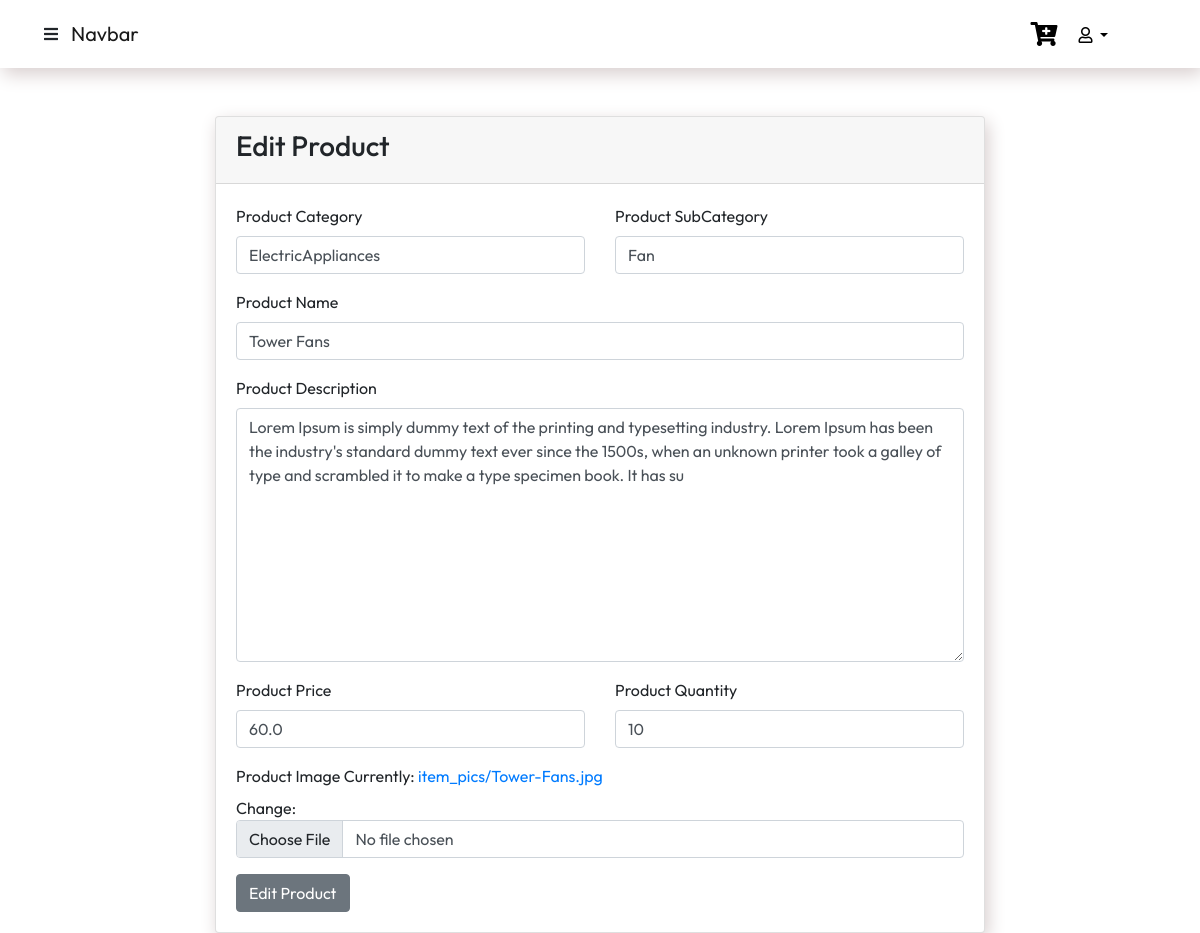
The page /users/update-product/11 (signed in) on the database as committed earlier.
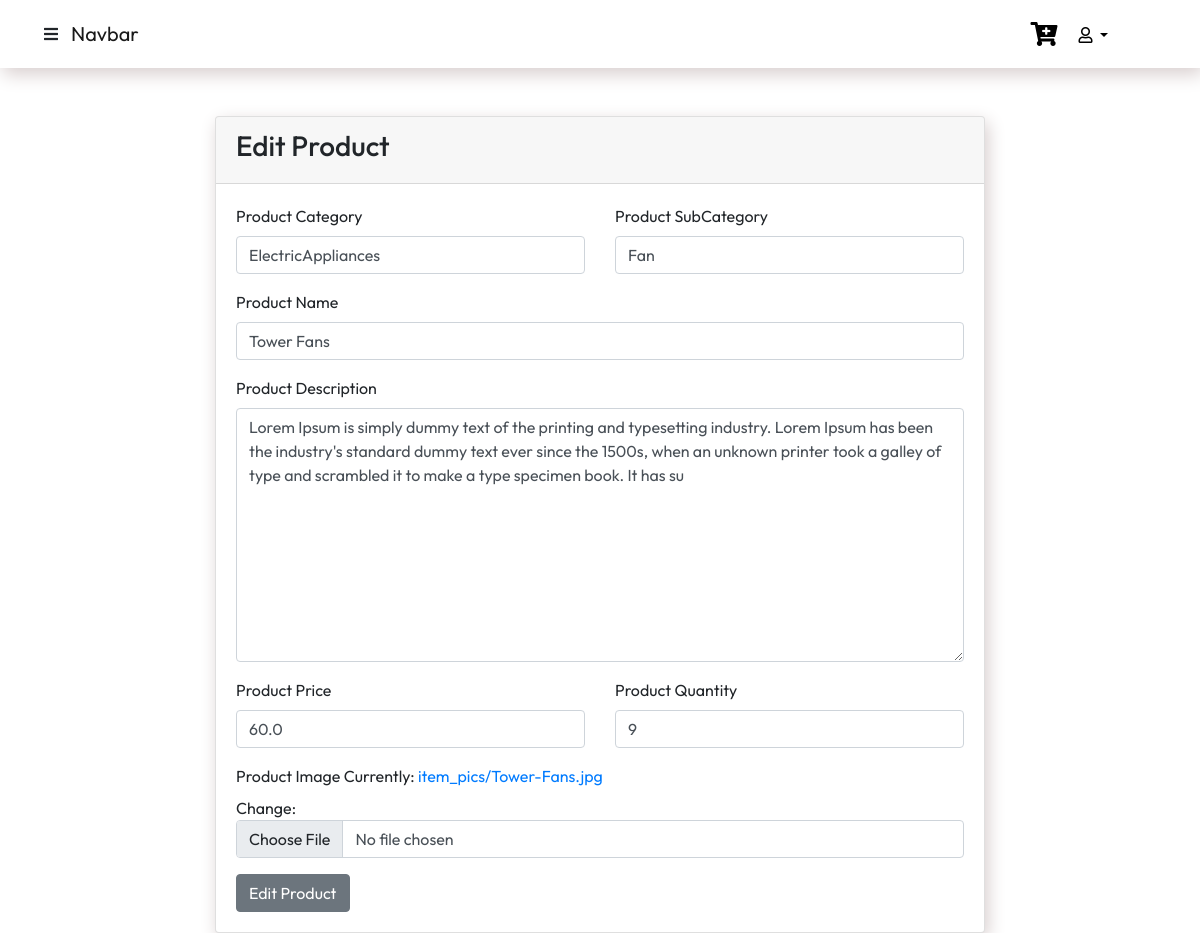
The same page on the database as committed later.
### products/models.py (models this page shows, shortened)
class Product(models.Model):
    prod_cat = models.ForeignKey(Category, null=True, blank=True, on_delete=models.CASCADE)
    prod_sub = models.ForeignKey(Sub_Category, null=True, blank=True, on_delete=models.CASCADE)
    product_name = models.CharField(max_length=255, null=True, blank=True)
    product_desc = models.TextField(max_length=255, null=True, blank=True)
    prod_img = models.ImageField(upload_to="item_pics", default="nothing.jpg")
    product_price = models.FloatField(max_length=255, null=True, blank=True)
    product_quantity = models.IntegerField(null=True, blank=True)
    timePeriod = models.IntegerField(null=True,default=1)

### products/views.py (the view)
# urls.py: path('update-product/<int:pk>',views.UpdateProduct.as_view(), name="update-product"),
class UpdateProduct(LoginRequiredMixin,UserPassesTestMixin,SuccessMessageMixin,UpdateView):
    model = Product
    template_name = 'product/product_form.html'
    form_class = ProductForm
    success_url = reverse_lazy('products:product-list-template')
    success_message = 'Product Updated Successfully'
    def test_func(self):
        if self.request.user.user_role == "Admin":
            return True
        return False

### products/forms.py
class ProductForm(ModelForm):
    class Meta:
        model = models.Product
        exclude = ["timePeriod"]

### products/models.py (called while the page is built)
    def __str__(self):
        return self.cat_name

    def __str__(self):
        return self.sub_category

### products/templates/product/product_form.html (shortened to what this page needs)
{% extends 'base.html' %} {% block body %}
<div class="row">
    <div class="col-lg-8 mx-auto">
        <div class="card prod-card">
            <div class="card-header">
                {% if form.instance.pk %}
                <h3>Edit Product</h3>
                {% else %}
                <h3>Add Product</h3> {% endif %}
            </div>
            <div class="card-body">
                <form method="post">
                    <div class="form-group">
                        <div class="row">
                            <div class="col-lg-6">
                                <label for="category">Product Category</label> {{form.prod_cat}}
                            </div>
                            <div class="col-lg-6">
                                <label for="subcategory">Product SubCategory</label> {{form.prod_sub}}
                            </div>
                        </div>
                    </div>
                    <div class="form-group">
                        <label for="name">Product Name</label> {{form.product_name}}
                    </div>
                    <div class="form-group">
                        <label for="desc">Product Description</label> {{form.product_desc}}
                    </div>
                    <div class="form-group">
                        <div class="row">
                            <div class="col-lg-6">
                                <label for="price">Product Price</label> {{form.product_price}}
                            </div>
                            <div class="col-lg-6">
                                <label for="quantity">Product Quantity</label> {{form.product_quantity}}
                            </div>
                        </div>
                    </div>
                    <div class="form-group">
                        <label for="image">Product Image</label> {{form.prod_img}}
                    </div>
                    {% if form.instance.pk %}
                    <button type="submit" class="btn btn-secondary">Edit Product</button> {% else %}
                    <button type="submit" class="btn btn-primary">Add Product</button> {% endif %}
                </form>
            </div>
        </div>
    </div>
</div>
{% endblock %}

### templates/base.html (shortened to what this page needs)
{% load static %}
<!DOCTYPE html>
<html lang="en">
<head>
    <link rel="stylesheet" href="{% static 'css/style.css' %}">
    <link href="https://cdn.jsdelivr.net/npm/bootstrap@5.0.2/dist/css/bootstrap.min.css" rel="stylesheet">
    <link rel="stylesheet" href="https://cdnjs.cloudflare.com/ajax/libs/font-awesome/5.15.4/css/all.min.css"
    />
    <link rel="stylesheet" href="https://cdn.datatables.net/colreorder/1.5.2/css/colReorder.dataTables.min.css">
    <link rel="stylesheet" href="https://cdn.datatables.net/1.10.21/css/jquery.dataTables.min.css">
    <link rel="stylesheet" href="https://cdn.datatables.net/rowreorder/1.2.7/css/rowReorder.dataTables.min.css">
    <link rel="stylesheet" href="https://cdnjs.cloudflare.com/ajax/libs/font-awesome/4.7.0/css/font-awesome.min.css">
    <link rel="stylesheet" href="https://cdn.datatables.net/responsive/2.2.5/css/responsive.dataTables.min.css">
    <link rel="stylesheet" href="https://cdn.datatables.net/buttons/1.6.2/css/buttons.dataTables.min.css">
    <link rel="stylesheet" href="https://cdnjs.cloudflare.com/ajax/libs/twitter-bootstrap/4.5.2/css/bootstrap.css">
    <link rel="stylesheet" href="https://datatables.net/release-datatables/extensions/FixedColumns/css/fixedColumns.bootstrap4.css">
    <link rel="stylesheet" href="https://cdn.datatables.net/scroller/2.0.2/css/scroller.dataTables.min.css">
    <link rel="stylesheet" href="https://cdn.datatables.net/buttons/1.6.3/css/buttons.dataTables.min.css">
    <link rel="stylesheet" href="https://editor.datatables.net/extensions/Editor/css/editor.dataTables.min.css">
    <link rel="stylesheet" href="https://cdn.datatables.net/select/1.3.1/css/select.dataTables.min.css">
</head>
<body>
    <nav class="navbar navbar-expand-lg navbar-bg navbar-light">
        <div class="container-fluid">
            {% if user.is_authenticated %}
            <button class="btn toggle-btn float-end" data-bs-toggle="offcanvas" data-bs-target="#offcanvas" role="button">
                <i class="fas fa-bars" data-bs-toggle="offcanvas" data-bs-target="#offcanvas"></i>
            </button> {% endif %} {% if user.user_role == 'Admin' %}
            <a class="navbar-brand" href="{% url 'users:admin-dashboard' %}">Navbar</a> {% else %}
            <a class="navbar-brand" href="{% url 'products:products' %}">Navbar</a> {% endif %}
            <div class="collapse navbar-collapse" id="navbarNav">
                <div class="navbar-nav ms-auto mb-2 mb-lg-0">
                    {% if user.is_authenticated %}
                    <a href="{% url 'products:get-cart-api' %}" class="nav-link link text-truncate">
                        <i class="fas fa-cart-plus"></i></a>
                    <div class="dropdown me-5 mt-2">
                        <button class="btn btn-secondary dropdown-btn dropdown-toggle" type="button" id="dropdownMenuButton1" data-bs-toggle="dropdown" aria-expanded="false">
                            <i class="far fa-user"></i> {{user.first_name}}
                    </button>
                    </div>
                    {% else %}
                    <a href="{% url 'users:login' %}" class="nav-item nav-link">Login</a>
                    <a href="{% url 'users:register' %}" class="nav-item nav-link">Register</a> {% endif %}
                </div>
            </div>
        </div>
    </nav>
    <main class="container-fluid mt-5 " role='main'>
        <div class="row ">
            <div class="col-sm ">
                {% include 'messages.html' %} {% block body %}{% endblock %}
            </div>
        </div>
    </main>
</body>
</html>

### static/css/style.css (style rules this page uses)
* { font-family: 'Outfit', sans-serif; }
.link { color: black !important; font-family: 'Outfit', sans-serif; text-decoration: none; font-size: 1.5rem; transition: color .15s ease-in-out, background-color .15s ease-in-out, border-color .15s ease-in-out; }
.dropdown-btn { background-color: transparent !important; border-color: transparent !important; color: black !important; }
.offcanvas, .navbar-bg { background-color: white !important; box-shadow: 3px 6px 18px rgb(215, 205, 205) !important; }
.prod-card { box-shadow: 3px 6px 18px rgb(215, 205, 205) !important; }

Rows that differ between the two databases and show on the page:
changed Product "ElectricAppliances": product_quantity "10" → "9"
